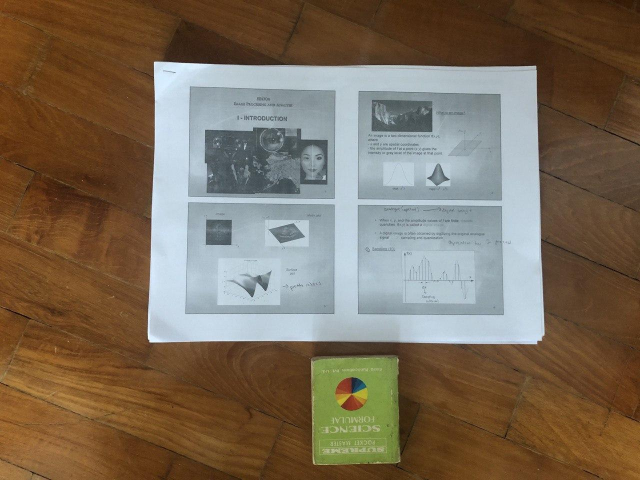
#> input picture note_detection.jpg, 1280 x 960 px (shown at 1/2 size)
$ jupyter execute 'Edge detection for document scanning.ipynb'
#> lines starting #> are read from the running program, lines starting #| are printed output that depends on the picture; after the words box and inside, x2 and y2 are one past the last pixel; in counts of white or black regions, pixels touching at a corner belong together
[cell 1]
import cv2
import numpy as np

[cell 2]
doc = cv2.imread("note_detection.jpg")
#> doc is the input picture: shape (960, 1280, 3); mean B, G, R 89.1, 107.7, 122.8


#Step 1 Resize the image to desired size
doc = cv2.resize(doc,(600,400))
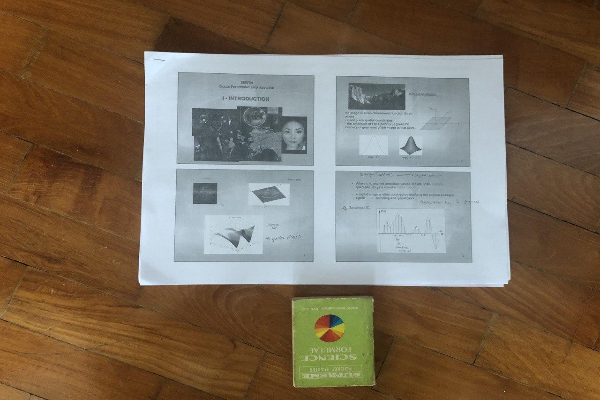
#> doc: shape (400, 600, 3); mean B, G, R 89, 107.6, 122.7
original = doc.copy()

[cell 3]
#Step2 Convert the image to greyscale
doc = cv2.cvtColor(doc,cv2.COLOR_BGR2GRAY)
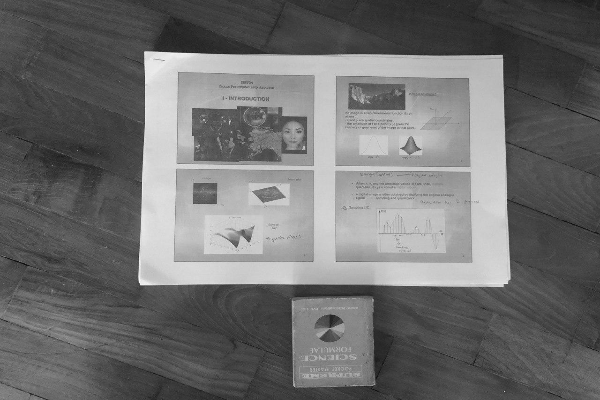
#> doc: shape (400, 600); min 9, max 252, mean 110
# cv2.imshow("Grayscale",doc)
# cv2.waitKey(0)
# cv2.destroyAllWindows()

[cell 4]
#Step3 Apply Gaussian blur for better edge detection
doc = cv2.GaussianBlur(doc,(5,5),0)
# cv2.imshow("GuassianBlur",doc)
# cv2.waitKey(0)
# cv2.destroyAllWindows()

[cell 5]
#Step 4 Apply canny filter
canny = cv2.Canny(doc,100,120)
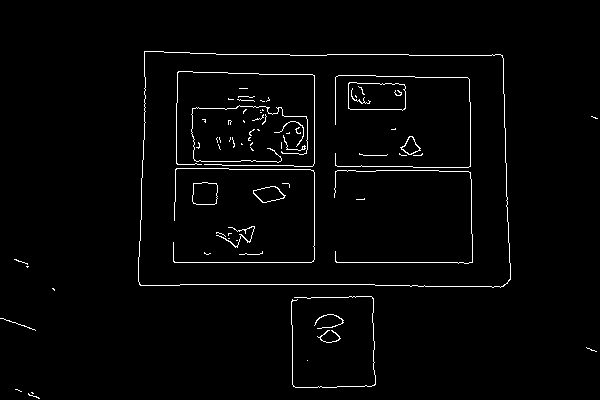
#> canny: shape (400, 600); 2.1% white in thin lines or dots, all inside (x1, y1, x2, y2) = (0, 51, 598, 399)
# cv2.imshow("Canny",canny)
# cv2.waitKey(0)
# cv2.destroyAllWindows()

[cell 6]
#Step5 Drawing countour boundary
contours,heriarchy = cv2.findContours(canny,cv2.RETR_EXTERNAL, cv2.CHAIN_APPROX_NONE)
#> contours = 14 contours, 13 with area under 20; largest, box (x1, y1, x2, y2) and area: (138, 51, 511, 288) 83994; heriarchy = 14 rows, first 6: [1, -1, -1, -1], [2, 0, -1, -1], [3, 1, -1, -1], [4, 2, -1, -1], [5, 3, -1, -1], [6, 4, -1, -1]

print("Countours found are : " +str(len(contours)))
#| Countours found are : 14

# Draw all contours
# Use '-1' as the 3rd parameter to draw all
cv2.drawContours(original, contours, -1, (255,0,0), 3)
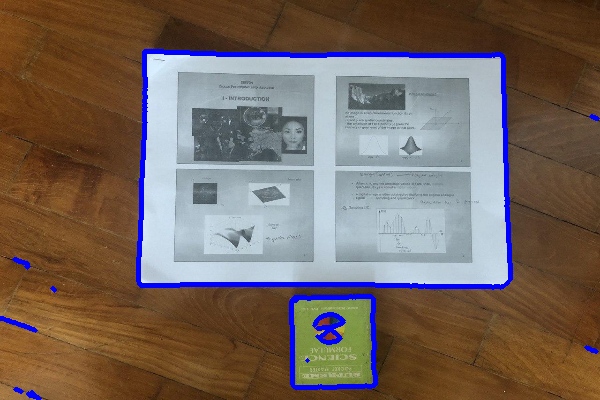
#> original: shape (400, 600, 3); 3.63% of pixels changed, all inside (x1, y1, x2, y2) = (0, 49, 600, 400)
cv2.imshow('Contours', original)
cv2.waitKey(0)
cv2.destroyAllWindows()

[cell 7]
contours
#> Out has the same summary as contours
